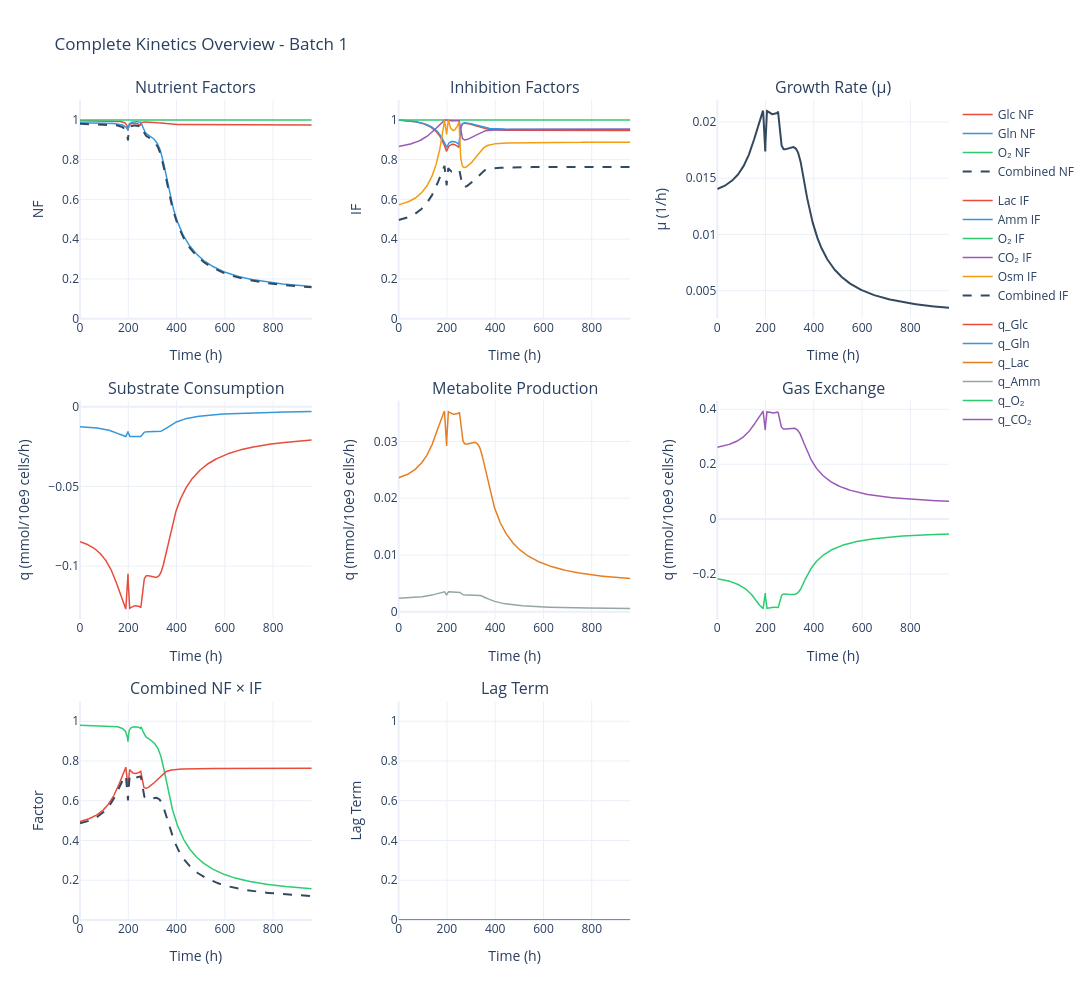

The cell this chart's notebook holds for it:
### Code cell
baseline_sim.data.plot_kinetics()

### Figure 1 — Plotly figure (JSON) as saved in the notebook; plotly's stock layout.template omitted (floating-point values rounded to 4 significant figures; data arrays with more than 128 entries replaced by an {"elided": "..."} marker saying what was removed)
{"data": [{"legendgroup": "NF", "line": {"color": "#E74C3C", "width": 1.5}, "mode": "lines", "name": "Glc NF", "type": "scatter", "x": {"elided": "1162 float values"}, "xaxis": "x", "y": {"elided": "1162 float values"}, "yaxis": "y"}, {"legendgroup": "NF", "line": {"color": "#3498DB", "width": 1.5}, "mode": "lines", "name": "Gln NF", "type": "scatter", "x": {"elided": "1162 float values"}, "xaxis": "x", "y": {"elided": "1162 float values"}, "yaxis": "y"}, {"legendgroup": "NF", "line": {"color": "#2ECC71", "width": 1.5}, "mode": "lines", "name": "O₂ NF", "type": "scatter", "x": {"elided": "1162 float values"}, "xaxis": "x", "y": {"elided": "1162 float values"}, "yaxis": "y"}, {"legendgroup": "NF", "line": {"color": "#34495E", "dash": "dash", "width": 2}, "mode": "lines", "name": "Combined NF", "type": "scatter", "x": {"elided": "1162 float values"}, "xaxis": "x", "y": {"elided": "1162 float values"}, "yaxis": "y"}, {"legendgroup": "IF", "line": {"color": "#E74C3C", "width": 1.5}, "mode": "lines", "name": "Lac IF", "type": "scatter", "x": {"elided": "1162 float values"}, "xaxis": "x2", "y": {"elided": "1162 float values"}, "yaxis": "y2"}, {"legendgroup": "IF", "line": {"color": "#3498DB", "width": 1.5}, "mode": "lines", "name": "Amm IF", "type": "scatter", "x": {"elided": "1162 float values"}, "xaxis": "x2", "y": {"elided": "1162 float values"}, "yaxis": "y2"}, {"legendgroup": "IF", "line": {"color": "#2ECC71", "width": 1.5}, "mode": "lines", "name": "O₂ IF", "type": "scatter", "x": {"elided": "1162 float values"}, "xaxis": "x2", "y": {"elided": "1162 float values"}, "yaxis": "y2"}, {"legendgroup": "IF", "line": {"color": "#9B59B6", "width": 1.5}, "mode": "lines", "name": "CO₂ IF", "type": "scatter", "x": {"elided": "1162 float values"}, "xaxis": "x2", "y": {"elided": "1162 float values"}, "yaxis": "y2"}, {"legendgroup": "IF", "line": {"color": "#F39C12", "width": 1.5}, "mode": "lines", "name": "Osm IF", "type": "scatter", "x": {"elided": "1162 float values"}, "xaxis": "x2", "y": {"elided": "1162 float values"}, "yaxis": "y2"}, {"legendgroup": "IF", "line": {"color": "#34495E", "dash": "dash", "width": 2}, "mode": "lines", "name": "Combined IF", "type": "scatter", "x": {"elided": "1162 float values"}, "xaxis": "x2", "y": {"elided": "1162 float values"}, "yaxis": "y2"}, {"line": {"color": "#34495E", "width": 2}, "mode": "lines", "name": "μ", "showlegend": false, "type": "scatter", "x": {"elided": "1162 float values"}, "xaxis": "x3", "y": {"elided": "1162 float values"}, "yaxis": "y3"}, {"legendgroup": "rates", "line": {"color": "#E74C3C", "width": 1.5}, "mode": "lines", "name": "q_Glc", "type": "scatter", "x": {"elided": "1162 float values"}, "xaxis": "x4", "y": {"elided": "1162 float values"}, "yaxis": "y4"}, {"legendgroup": "rates", "line": {"color": "#3498DB", "width": 1.5}, "mode": "lines", "name": "q_Gln", "type": "scatter", "x": {"elided": "1162 float values"}, "xaxis": "x4", "y": {"elided": "1162 float values"}, "yaxis": "y4"}, {"legendgroup": "rates", "line": {"color": "#E67E22", "width": 1.5}, "mode": "lines", "name": "q_Lac", "type": "scatter", "x": {"elided": "1162 float values"}, "xaxis": "x5", "y": {"elided": "1162 float values"}, "yaxis": "y5"}, {"legendgroup": "rates", "line": {"color": "#95A5A6", "width": 1.5}, "mode": "lines", "name": "q_Amm", "type": "scatter", "x": {"elided": "1162 float values"}, "xaxis": "x5", "y": {"elided": "1162 float values"}, "yaxis": "y5"}, {"legendgroup": "rates", "line": {"color": "#2ECC71", "width": 1.5}, "mode": "lines", "name": "q_O₂", "type": "scatter", "x": {"elided": "1162 float values"}, "xaxis": "x6", "y": {"elided": "1162 float values"}, "yaxis": "y6"}, {"legendgroup": "rates", "line": {"color": "#9B59B6", "width": 1.5}, "mode": "lines", "name": "q_CO₂", "type": "scatter", "x": {"elided": "1162 float values"}, "xaxis": "x6", "y": {"elided": "1162 float values"}, "yaxis": "y6"}, {"line": {"color": "#2ECC71", "width": 1.5}, "mode": "lines", "name": "NF", "showlegend": false, "type": "scatter", "x": {"elided": "1162 float values"}, "xaxis": "x7", "y": {"elided": "1162 float values"}, "yaxis": "y7"}, {"line": {"color": "#E74C3C", "width": 1.5}, "mode": "lines", "name": "IF", "showlegend": false, "type": "scatter", "x": {"elided": "1162 float values"}, "xaxis": "x7", "y": {"elided": "1162 float values"}, "yaxis": "y7"}, {"line": {"color": "#34495E", "dash": "dash", "width": 2}, "mode": "lines", "name": "NF × IF", "showlegend": false, "type": "scatter", "x": {"elided": "1162 float values"}, "xaxis": "x7", "y": {"elided": "1162 float values"}, "yaxis": "y7"}, {"line": {"color": "#7F8C8D", "width": 2}, "mode": "lines", "name": "Lag", "showlegend": false, "type": "scatter", "x": {"elided": "1162 float values"}, "xaxis": "x8", "y": {"elided": "1162 float values"}, "yaxis": "y8"}], "layout": {"annotations": [{"font": {"size": 16}, "showarrow": false, "text": "Nutrient Factors", "x": 0.1333, "xanchor": "center", "xref": "paper", "y": 1, "yanchor": "bottom", "yref": "paper"}, {"font": {"size": 16}, "showarrow": false, "text": "Inhibition Factors", "x": 0.5, "xanchor": "center", "xref": "paper", "y": 1, "yanchor": "bottom", "yref": "paper"}, {"font": {"size": 16}, "showarrow": false, "text": "Growth Rate (μ)", "x": 0.8667, "xanchor": "center", "xref": "paper", "y": 1, "yanchor": "bottom", "yref": "paper"}, {"font": {"size": 16}, "showarrow": false, "text": "Substrate Consumption", "x": 0.1333, "xanchor": "center", "xref": "paper", "y": 0.6333, "yanchor": "bottom", "yref": "paper"}, {"font": {"size": 16}, "showarrow": false, "text": "Metabolite Production", "x": 0.5, "xanchor": "center", "xref": "paper", "y": 0.6333, "yanchor": "bottom", "yref": "paper"}, {"font": {"size": 16}, "showarrow": false, "text": "Gas Exchange", "x": 0.8667, "xanchor": "center", "xref": "paper", "y": 0.6333, "yanchor": "bottom", "yref": "paper"}, {"font": {"size": 16}, "showarrow": false, "text": "Combined NF × IF", "x": 0.1333, "xanchor": "center", "xref": "paper", "y": 0.2667, "yanchor": "bottom", "yref": "paper"}, {"font": {"size": 16}, "showarrow": false, "text": "Lag Term", "x": 0.5, "xanchor": "center", "xref": "paper", "y": 0.2667, "yanchor": "bottom", "yref": "paper"}], "height": 1000, "hovermode": "x unified", "legend": {"orientation": "v", "x": 1.01, "xanchor": "left", "y": 1, "yanchor": "top"}, "showlegend": true, "title": {"text": "Complete Kinetics Overview - Batch 1"}, "width": 1400, "xaxis": {"anchor": "y", "domain": [0, 0.2667], "title": {"text": "Time (h)"}}, "xaxis2": {"anchor": "y2", "domain": [0.3667, 0.6333], "title": {"text": "Time (h)"}}, "xaxis3": {"anchor": "y3", "domain": [0.7333, 1], "title": {"text": "Time (h)"}}, "xaxis4": {"anchor": "y4", "domain": [0, 0.2667], "title": {"text": "Time (h)"}}, "xaxis5": {"anchor": "y5", "domain": [0.3667, 0.6333], "title": {"text": "Time (h)"}}, "xaxis6": {"anchor": "y6", "domain": [0.7333, 1], "title": {"text": "Time (h)"}}, "xaxis7": {"anchor": "y7", "domain": [0, 0.2667], "title": {"text": "Time (h)"}}, "xaxis8": {"anchor": "y8", "domain": [0.3667, 0.6333], "title": {"text": "Time (h)"}}, "xaxis9": {"anchor": "y9", "domain": [0.7333, 1], "title": {"text": "Time (h)"}}, "yaxis": {"anchor": "x", "domain": [0.7333, 1], "range": [0, 1.1], "title": {"text": "NF"}}, "yaxis2": {"anchor": "x2", "domain": [0.7333, 1], "range": [0, 1.1], "title": {"text": "IF"}}, "yaxis3": {"anchor": "x3", "domain": [0.7333, 1], "title": {"text": "μ (1/h)"}}, "yaxis4": {"anchor": "x4", "domain": [0.3667, 0.6333], "title": {"text": "q (mmol/10e9 cells/h)"}}, "yaxis5": {"anchor": "x5", "domain": [0.3667, 0.6333], "title": {"text": "q (mmol/10e9 cells/h)"}}, "yaxis6": {"anchor": "x6", "domain": [0.3667, 0.6333], "title": {"text": "q (mmol/10e9 cells/h)"}}, "yaxis7": {"anchor": "x7", "domain": [0, 0.2667], "range": [0, 1.1], "title": {"text": "Factor"}}, "yaxis8": {"anchor": "x8", "domain": [0, 0.2667], "range": [0, 1.1], "title": {"text": "Lag Term"}}, "yaxis9": {"anchor": "x9", "domain": [0, 0.2667]}}}
